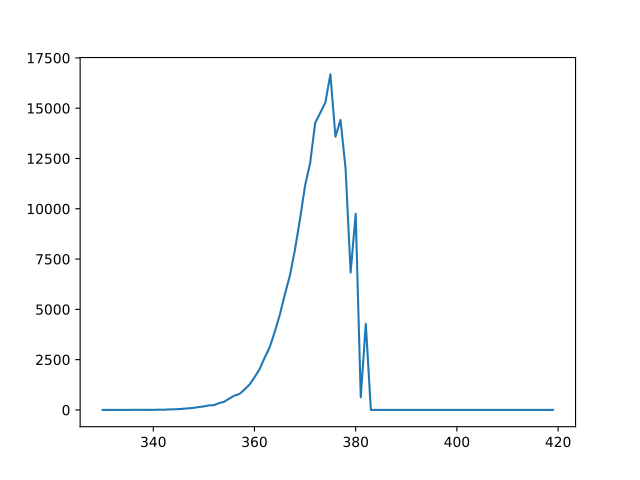

Generate this figure with Python:
import sys, os
sys.path.append(os.path.dirname(os.path.dirname(os.path.dirname(os.path.abspath(__file__)))))
import choose31
from simulator import *
import matplotlib.pyplot as plt

def main():
    start = 330
    end = 420

    # c = run(start, end)

    # these are multi-process result, paste manually to here
    cs = [
        [0, 0, 0, 0, 0, 1, 1, 0, 2, 1, 0, 1, 4, 6, 4, 10, 17, 16, 22, 33, 43, 57, 55, 76, 116, 135, 180, 201, 263, 321, 413, 521, 676, 818, 1003, 1171, 1396, 1714, 1982, 2352, 2728, 3142, 3537, 3676, 3820, 4160, 3397, 3620, 3020, 1744, 2330, 167, 1048, 0, 0, 0, 0, 0, 0, 0, 0, 0, 0, 0, 0, 0, 0, 0, 0, 0, 0, 0, 0, 0, 0, 0, 0, 0, 0, 0, 0, 0, 0, 0, 0, 0, 0, 0, 0, 0],
        [0, 0, 0, 0, 0, 0, 0, 2, 1, 0, 0, 4, 2, 7, 10, 9, 7, 28, 26, 39, 43, 53, 62, 99, 88, 124, 185, 193, 233, 317, 392, 487, 616, 773, 939, 1166, 1447, 1655, 2036, 2334, 2837, 3013, 3612, 3706, 3804, 4229, 3328, 3648, 2968, 1722, 2498, 156, 1102, 0, 0, 0, 0, 0, 0, 0, 0, 0, 0, 0, 0, 0, 0, 0, 0, 0, 0, 0, 0, 0, 0, 0, 0, 0, 0, 0, 0, 0, 0, 0, 0, 0, 0, 0, 0, 0],
        [0, 0, 0, 0, 0, 1, 1, 1, 2, 2, 2, 4, 2, 10, 8, 10, 25, 18, 25, 36, 53, 59, 65, 92, 111, 130, 164, 203, 264, 333, 389, 505, 648, 766, 970, 1163, 1500, 1648, 1957, 2375, 2744, 2980, 3587, 3651, 3836, 4186, 3448, 3535, 3011, 1713, 2534, 156, 1077, 0, 0, 0, 0, 0, 0, 0, 0, 0, 0, 0, 0, 0, 0, 0, 0, 0, 0, 0, 0, 0, 0, 0, 0, 0, 0, 0, 0, 0, 0, 0, 0, 0, 0, 0, 0, 0],
        [0, 0, 0, 0, 0, 0, 1, 3, 0, 0, 0, 4, 0, 2, 8, 11, 12, 18, 32, 36, 36, 56, 56, 73, 92, 173, 180, 192, 244, 285, 424, 510, 651, 758, 966, 1222, 1397, 1664, 1992, 2432, 2845, 3137, 3541, 3739, 3817, 4110, 3408, 3611, 3015, 1653, 2388, 150, 1056, 0, 0, 0, 0, 0, 0, 0, 0, 0, 0, 0, 0, 0, 0, 0, 0, 0, 0, 0, 0, 0, 0, 0, 0, 0, 0, 0, 0, 0, 0, 0, 0, 0, 0, 0, 0, 0]
    ]
    c = [0 for i in range(start, end)]
    for i in range(4):
        for j in range(end-start):
            c[j] += cs[i][j]
    plot(c, start, end)

def plot(c, start, end):
    plt.plot([i for i in range(start, end)], c)
    plt.show()

def run(start, end):
    c = [0 for i in range(end-start)]
    t = time.time()
    for i in range(50000):
        if time.time() - t > 1:
            print(i)
            t = time.time()
        s = choose31.once(Parameter1)
        if s.count >= end: print("greater:", s.count)
        elif s.count < start: print("less:", s.count)
        else: c[s.count - start] += 1
    print(c)

if __name__ == '__main__':
    main()
